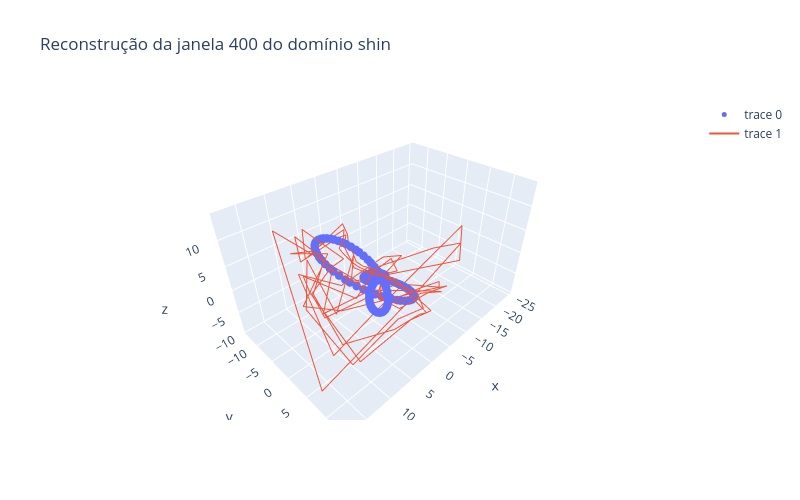

This figure's notebook cell:
### Markdown cell above
## Vamos dar uma olhada na variação das características por domínio
Domínios mecanicamente próximos devem ser mais parecidos...

### Code cell
i = 400
d = 3
L = 8
mL = 4
coefs = Feats[i,:,d*3:(d+1)*3]
janela = D[i,:,d*3:(d+1)*3]
f0 = F0[i]
arg = np.outer(np.arange(J)/fs, np.arange(1,L+1)*2*np.pi*f0)
C = np.cos(arg)
S = np.sin(arg)
C[:,mL:] = 0
S[:,mL:] = 0
theta = np.hstack((C, S))
recon = theta.dot(coefs)
fig = go.Figure()
fig.add_trace(go.Scatter3d(
    x=recon[:,0],
    y=recon[:,1],
    z=recon[:,2],
    mode='markers',
    marker=dict(size=5)
))
fig.add_trace(go.Scatter3d(
    x=janela[:,0],
    y=janela[:,1],
    z=janela[:,2],
    mode='lines',
    marker=dict(size=5)
))
fig.update_layout(width=800, height=500, title=f'Reconstrução da janela {i} do domínio {posis[d]}')
fig.show()

### Figure 1 — Plotly figure (JSON) as saved in the notebook; plotly's stock layout.template omitted (floating-point values rounded to 4 significant figures; data arrays with more than 128 entries replaced by an {"elided": "..."} marker saying what was removed)
{"data": [{"marker": {"size": 5}, "mode": "markers", "type": "scatter3d", "x": {"elided": "150 float values"}, "y": {"elided": "150 float values"}, "z": {"elided": "150 float values"}}, {"marker": {"size": 5}, "mode": "lines", "type": "scatter3d", "x": {"elided": "150 float values"}, "y": {"elided": "150 float values"}, "z": {"elided": "150 float values"}}], "layout": {"height": 500, "title": {"text": "Reconstrução da janela 400 do domínio shin"}, "width": 800}}
